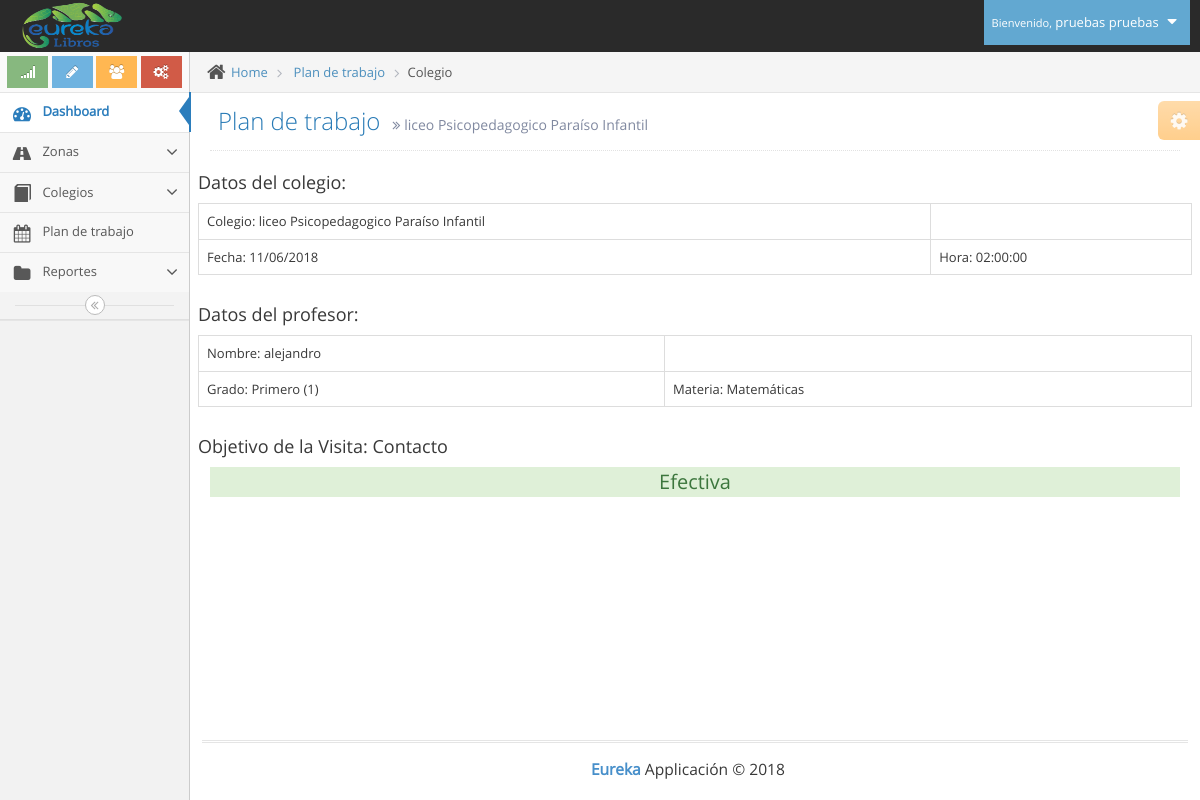
The app's page /evento.php?evento=51 (signed in) with its own data.
### tables this page shows
CREATE TABLE IF NOT EXISTS `usuarios` (
`id` int(11) NOT NULL,
  `tipo` int(11) NOT NULL,
  `id_pais` int(11) NOT NULL,
  `cedula` varchar(12) NOT NULL,
  `nombres` varchar(100) NOT NULL,
  `apellidos` varchar(100) NOT NULL,
  `telefono` varchar(12) NOT NULL,
  `direccion` varchar(100) NOT NULL,
  `correo` varchar(100) NOT NULL,
  `clave` varchar(100) NOT NULL,
  `cod_zona` varchar(10) NOT NULL
);

CREATE TABLE IF NOT EXISTS `colegios` (
`id` int(11) NOT NULL,
  `codigo` varchar(11) NOT NULL,
  `colegio` varchar(100) NOT NULL,
  `direccion` varchar(100) NOT NULL,
  `barrio` varchar(100) NOT NULL,
  `telefono` varchar(20) NOT NULL,
  `web` varchar(100) NOT NULL,
  `cumpleaños` date NOT NULL,
  `cod_zona` varchar(8) NOT NULL,
  `id_usuario` int(11) NOT NULL,
  `fecha_creacion` timestamp NOT NULL DEFAULT CURRENT_TIMESTAMP ON UPDATE CURRENT_TIMESTAMP
);

CREATE TABLE IF NOT EXISTS `trabajadores_colegios` (
`id` int(11) NOT NULL,
  `codigo` int(10) NOT NULL,
  `id_colegio` int(11) NOT NULL,
  `cargo` varchar(100) NOT NULL,
  `nombre` varchar(100) NOT NULL,
  `area` varchar(50) NOT NULL,
  `telefono` varchar(20) NOT NULL,
  `email` varchar(100) NOT NULL,
  `cumpleaños` date NOT NULL
);

CREATE TABLE IF NOT EXISTS `grados` (
`id` int(11) NOT NULL,
  `grado` varchar(20) NOT NULL
);

CREATE TABLE IF NOT EXISTS `materias` (
`id` int(11) NOT NULL,
  `materia` varchar(100) NOT NULL
);

CREATE TABLE IF NOT EXISTS `objetivos` (
`id` int(11) NOT NULL,
  `objetivo` varchar(100) NOT NULL
);

### evento.php (the view, shortened to what this page needs)
<!DOCTYPE html>
<html lang="en">
	<head>
		<link rel="stylesheet" href="assets/css/bootstrap.min.css" />
		<link rel="stylesheet" href="assets/font-awesome/4.5.0/css/font-awesome.min.css" />
		<link rel="stylesheet" href="assets/css/jquery-ui.custom.min.css" />
		<link rel="stylesheet" href="assets/css/chosen.min.css" />
		<link rel="stylesheet" href="assets/css/bootstrap-datepicker3.min.css" />
		<link rel="stylesheet" href="assets/css/bootstrap-timepicker.min.css" />
		<link rel="stylesheet" href="assets/css/daterangepicker.min.css" />
		<link rel="stylesheet" href="assets/css/bootstrap-datetimepicker.min.css" />
		<link rel="stylesheet" href="assets/css/bootstrap-colorpicker.min.css" />
		<link rel="stylesheet" href="assets/css/ace.min.css" class="ace-main-stylesheet" id="main-ace-style" />
		<link rel="stylesheet" href="assets/css/ace-skins.min.css" />
		<link rel="stylesheet" href="assets/css/ace-rtl.min.css" />
	</head>
	<body class="no-skin">
		<?php include("template/nav.php"); ?>
		<div class="main-container ace-save-state" id="main-container">
			<?php include("template/sidebar.php"); ?>
			<div class="main-content">
				<div class="main-content-inner">
					<div class="breadcrumbs ace-save-state" id="breadcrumbs">
						<ul class="breadcrumb">
							<li>
								<i class="ace-icon fa fa-home home-icon"></i>
								<a href="#">Home</a>
							</li>
							<li>
								<a href="#">Plan de trabajo</a>
							</li>
							<li class="active">Colegio</li>
						</ul>
					</div>
					<div class="page-content">
						<div class="ace-settings-container" id="ace-settings-container">
							<div class="btn btn-app btn-xs btn-warning ace-settings-btn" id="ace-settings-btn">
								<i class="ace-icon fa fa-cog bigger-130"></i>
							</div>
						</div>
						<?php
							include("conexion/bdd.php");
							$sql = "SELECT * FROM plan_trabajo WHERE id='".$_GET["evento"]."'";
								$req = $bdd->prepare($sql);
								$req->execute();
								$visita = $req->fetch();
								list($fecha, $hora)=explode(" ", $visita['start']);
								list($a,$m,$d)=explode("-", $fecha);
								$fecha= $d."/".$m."/".$a;
							$sql_colegio = "SELECT colegio FROM colegios WHERE id='".$visita["id_colegio"]."'";
								$req_colegio = $bdd->prepare($sql_colegio);
								$req_colegio->execute();
								$colegio = $req_colegio->fetch();
							$sql_objetivo = "SELECT objetivo FROM objetivos WHERE id='".$visita["id_objetivo"]."'";
								$req_objetivo = $bdd->prepare($sql_objetivo);
								$req_objetivo->execute();
								$objetivo = $req_objetivo->fetch();
							$sql_profesor = "SELECT nombre FROM trabajadores_colegios WHERE codigo='".$visita["cod_profesor"]."'";
								$req_profesor = $bdd->prepare($sql_profesor);
								$req_profesor->execute();
								$profesor = $req_profesor->fetch();
							$sql_grado = "SELECT grado FROM grados a JOIN grados_materias b ON a.id=b.id_grado WHERE cod_profesor='".$visita["cod_profesor"]."'";
								$req_grado = $bdd->prepare($sql_grado);
								$req_grado->execute();
								$grado = $req_grado->fetch();
							$sql_materia = "SELECT materia FROM materias a JOIN grados_materias b ON a.id=b.id_materia WHERE cod_profesor='".$visita["cod_profesor"]."'";
								$req_materia = $bdd->prepare($sql_materia);
								$req_materia->execute();
								$materia = $req_materia->fetch();
						?>
						<div class="page-header">
							<h1>
								Plan de trabajo
								<small>
									<i class="ace-icon fa fa-angle-double-right"></i>
									<?php echo $colegio["colegio"]; ?>
								</small>
							</h1>
						</div>
						<div class="row">
							<h4>Datos del colegio:</h4>
							<table class="table table-bordered table-hover">
                        		<tr>
                        			<td>Colegio: <?php echo $colegio['colegio']; ?></td>
                        		</tr>
                        		<tr>
                        			<td>Fecha: <?php echo $fecha; ?></td>
                        			<td>Hora: <?php echo $hora; ?></td>
                        		</tr>
                        	</table>
						</div>
						<div class="row">
							<h4>Datos del profesor:</h4>
							<table class="table table-bordered table-hover">
                        		<tr>
                        			<td>Nombre: <?php echo $profesor['nombre']; ?></td>
                        		</tr>
                        		<tr>
                        			<td>Grado: <?php echo $grado['grado']; ?></td>
                        			<td>Materia: <?php echo $materia['materia']; ?></td>
                        		</tr>
                        	</table>
						</div>
						<div class="row">
							<h4>Objetivo de la Visita: <?php echo $objetivo["objetivo"] ?></h4>
						</div>
						<?php if ($visita["resultado"] ==0 && $visita['start'] >= date("Y-m-d 00:00:00")) {
						?>
						<center><a href="ajax/deleteEvent.php?evento=<?php echo $visita["id"] ?>" class="btn btn-danger">Eliminar</a> <button class='btn btn-success' data-toggle="modal" data-target="#ModalEjecutar">Ejecutar</button></center>
						<?php }else if($visita["resultado"]==1){ ?>
							<center><p class="text-success bg-success" style="font-size: 20px;">Efectiva</p></center>
						<?php } ?>
					</div>
				</div>
			</div>
			<div class="footer">
				<div class="footer-inner">
					<div class="footer-content">
						<span class="bigger-120">
							<span class="blue bolder">Eureka</span>
							Applicación &copy; 2018
						</span>
					</div>
				</div>
			</div>
		</div>
	</body>
</html>

### template/nav.php (shortened to what this page needs)
<div id="navbar" class="navbar navbar-default          ace-save-state">
			<div class="navbar-container ace-save-state" id="navbar-container">
				<div class="navbar-header pull-left">
					<a href="index.php" class="navbar-brand">
						<small>
							<img src="assets/images/logo_eureka.png" alt="" class="" height="50px" width="100px">
						</small>
					</a>
				</div>
				<div class="navbar-buttons navbar-header pull-right" role="navigation">
					<ul class="nav ace-nav">
						<li class="light-blue dropdown-modal">
							<a data-toggle="dropdown" href="#" class="dropdown-toggle">
								<?php
									require_once('conexion/bdd.php');
									$sql = "SELECT nombres,apellidos FROM usuarios WHERE id='".$_SESSION['id']."'";
									$req = $bdd->prepare($sql);
									$req->execute();
									$usuario = $req->fetch();
									$nombre_completo=$usuario["nombres"]." ".$usuario["apellidos"];
								?>
									<small>Bienvenido,</small>
									<?php echo $nombre_completo; ?>
								<i class="ace-icon fa fa-caret-down"></i>
							</a>
						</li>
					</ul>
				</div>
			</div>
		</div>

### records on screen
usuarios: nombre_completo "pruebas pruebas"
colegios: colegio "liceo Psicopedagogico Paraíso Infantil"
trabajadores_colegios: nombre "alejandro"
grados: grado "Primero (1)"
materias: materia "Matemáticas"
objetivos: objetivo "Contacto"

### other values on screen
$fecha "11/06/2018"
$hora "02:00:00"
